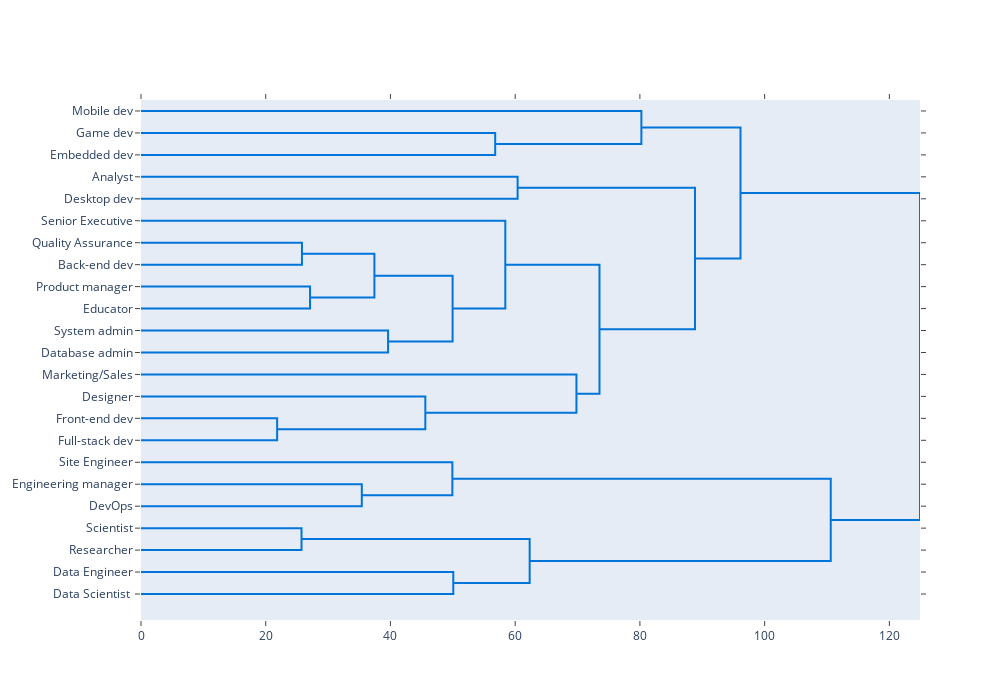

The notebook cell saved with this chart:
### Code cell
fig = ff.create_dendrogram(skills, labels=short_labels, orientation='left', color_threshold=0)
fig.update_layout(height=700, width=1000, showlegend=False)
fig.show()

### Figure 1 — Plotly figure (JSON) as saved in the notebook; plotly's stock layout.template omitted (floating-point values rounded to 4 significant figures)
{"data": [{"hoverinfo": "text", "marker": {"color": "rgb(0,116,217)"}, "mode": "lines", "type": "scatter", "x": [0, 56.79, 56.79, 0], "xaxis": "x", "y": [-15, -15, -25, -25], "yaxis": "y"}, {"hoverinfo": "text", "marker": {"color": "rgb(0,116,217)"}, "mode": "lines", "type": "scatter", "x": [0, 80.24, 80.24, 56.79], "xaxis": "x", "y": [-5, -5, -20, -20], "yaxis": "y"}, {"hoverinfo": "text", "marker": {"color": "rgb(0,116,217)"}, "mode": "lines", "type": "scatter", "x": [0, 60.39, 60.39, 0], "xaxis": "x", "y": [-35, -35, -45, -45], "yaxis": "y"}, {"hoverinfo": "text", "marker": {"color": "rgb(0,116,217)"}, "mode": "lines", "type": "scatter", "x": [0, 25.81, 25.81, 0], "xaxis": "x", "y": [-65, -65, -75, -75], "yaxis": "y"}, {"hoverinfo": "text", "marker": {"color": "rgb(0,116,217)"}, "mode": "lines", "type": "scatter", "x": [0, 27.11, 27.11, 0], "xaxis": "x", "y": [-85, -85, -95, -95], "yaxis": "y"}, {"hoverinfo": "text", "marker": {"color": "rgb(0,116,217)"}, "mode": "lines", "type": "scatter", "x": [25.81, 37.43, 37.43, 27.11], "xaxis": "x", "y": [-70, -70, -90, -90], "yaxis": "y"}, {"hoverinfo": "text", "marker": {"color": "rgb(0,116,217)"}, "mode": "lines", "type": "scatter", "x": [0, 39.62, 39.62, 0], "xaxis": "x", "y": [-105, -105, -115, -115], "yaxis": "y"}, {"hoverinfo": "text", "marker": {"color": "rgb(0,116,217)"}, "mode": "lines", "type": "scatter", "x": [37.43, 49.96, 49.96, 39.62], "xaxis": "x", "y": [-80, -80, -110, -110], "yaxis": "y"}, {"hoverinfo": "text", "marker": {"color": "rgb(0,116,217)"}, "mode": "lines", "type": "scatter", "x": [0, 58.42, 58.42, 49.96], "xaxis": "x", "y": [-55, -55, -95, -95], "yaxis": "y"}, {"hoverinfo": "text", "marker": {"color": "rgb(0,116,217)"}, "mode": "lines", "type": "scatter", "x": [0, 21.83, 21.83, 0], "xaxis": "x", "y": [-145, -145, -155, -155], "yaxis": "y"}, {"hoverinfo": "text", "marker": {"color": "rgb(0,116,217)"}, "mode": "lines", "type": "scatter", "x": [0, 45.59, 45.59, 21.83], "xaxis": "x", "y": [-135, -135, -150, -150], "yaxis": "y"}, {"hoverinfo": "text", "marker": {"color": "rgb(0,116,217)"}, "mode": "lines", "type": "scatter", "x": [0, 69.82, 69.82, 45.59], "xaxis": "x", "y": [-125, -125, -142.5, -142.5], "yaxis": "y"}, {"hoverinfo": "text", "marker": {"color": "rgb(0,116,217)"}, "mode": "lines", "type": "scatter", "x": [58.42, 73.52, 73.52, 69.82], "xaxis": "x", "y": [-75, -75, -133.8, -133.8], "yaxis": "y"}, {"hoverinfo": "text", "marker": {"color": "rgb(0,116,217)"}, "mode": "lines", "type": "scatter", "x": [60.39, 88.83, 88.83, 73.52], "xaxis": "x", "y": [-40, -40, -104.4, -104.4], "yaxis": "y"}, {"hoverinfo": "text", "marker": {"color": "rgb(0,116,217)"}, "mode": "lines", "type": "scatter", "x": [80.24, 96.13, 96.13, 88.83], "xaxis": "x", "y": [-12.5, -12.5, -72.19, -72.19], "yaxis": "y"}, {"hoverinfo": "text", "marker": {"color": "rgb(0,116,217)"}, "mode": "lines", "type": "scatter", "x": [0, 35.41, 35.41, 0], "xaxis": "x", "y": [-175, -175, -185, -185], "yaxis": "y"}, {"hoverinfo": "text", "marker": {"color": "rgb(0,116,217)"}, "mode": "lines", "type": "scatter", "x": [0, 49.93, 49.93, 35.41], "xaxis": "x", "y": [-165, -165, -180, -180], "yaxis": "y"}, {"hoverinfo": "text", "marker": {"color": "rgb(0,116,217)"}, "mode": "lines", "type": "scatter", "x": [0, 25.74, 25.74, 0], "xaxis": "x", "y": [-195, -195, -205, -205], "yaxis": "y"}, {"hoverinfo": "text", "marker": {"color": "rgb(0,116,217)"}, "mode": "lines", "type": "scatter", "x": [0, 50.08, 50.08, 0], "xaxis": "x", "y": [-215, -215, -225, -225], "yaxis": "y"}, {"hoverinfo": "text", "marker": {"color": "rgb(0,116,217)"}, "mode": "lines", "type": "scatter", "x": [25.74, 62.32, 62.32, 50.08], "xaxis": "x", "y": [-200, -200, -220, -220], "yaxis": "y"}, {"hoverinfo": "text", "marker": {"color": "rgb(0,116,217)"}, "mode": "lines", "type": "scatter", "x": [49.93, 110.6, 110.6, 62.32], "xaxis": "x", "y": [-172.5, -172.5, -210, -210], "yaxis": "y"}, {"hoverinfo": "text", "marker": {"color": "rgb(0,116,217)"}, "mode": "lines", "type": "scatter", "x": [96.13, 124.9, 124.9, 110.6], "xaxis": "x", "y": [-42.34, -42.34, -191.2, -191.2], "yaxis": "y"}], "layout": {"autosize": false, "height": 700, "hovermode": "closest", "showlegend": false, "width": 1000, "xaxis": {"autorange": true, "mirror": "allticks", "range": [0, 124.9], "rangemode": "tozero", "showgrid": false, "showline": true, "showticklabels": true, "ticks": "outside", "type": "linear", "zeroline": false}, "yaxis": {"autorange": true, "mirror": "allticks", "range": [-236.8, 0], "rangemode": "tozero", "showgrid": false, "showline": true, "showticklabels": true, "tickmode": "array", "ticks": "outside", "ticktext": ["Mobile dev", "Game dev", "Embedded dev", "Analyst", "Desktop dev", "Senior Executive", "Quality Assurance", "Back-end dev", "Product manager", "Educator", "System admin", "Database admin", "Marketing/Sales", "Designer", "Front-end dev", "Full-stack dev", "Site Engineer", "Engineering manager", "DevOps", "Scientist", "Researcher", "Data Engineer", "Data Scientist "], "tickvals": [-5, -15, -25, -35, -45, -55, -65, -75, -85, -95, -105, -115, -125, -135, -145, -155, -165, -175, -185, -195, -205, -215, -225], "type": "linear", "zeroline": false}}}
